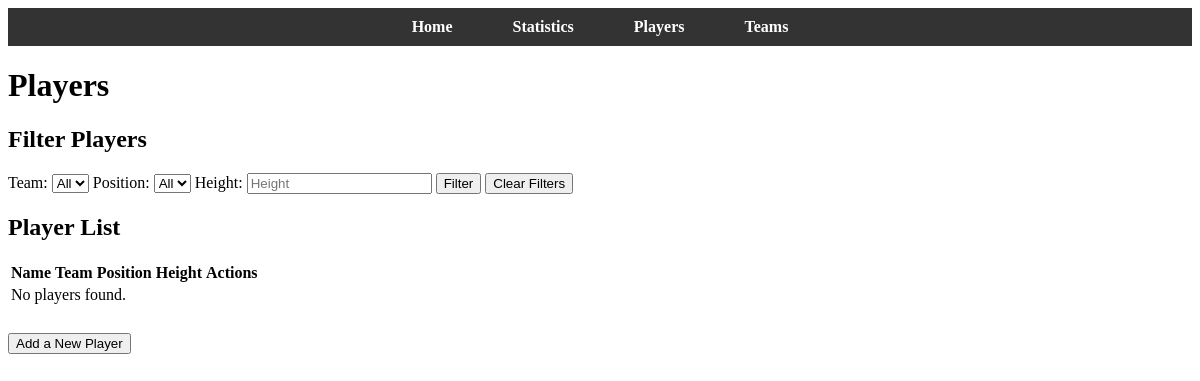
Before: /players with the older database file.
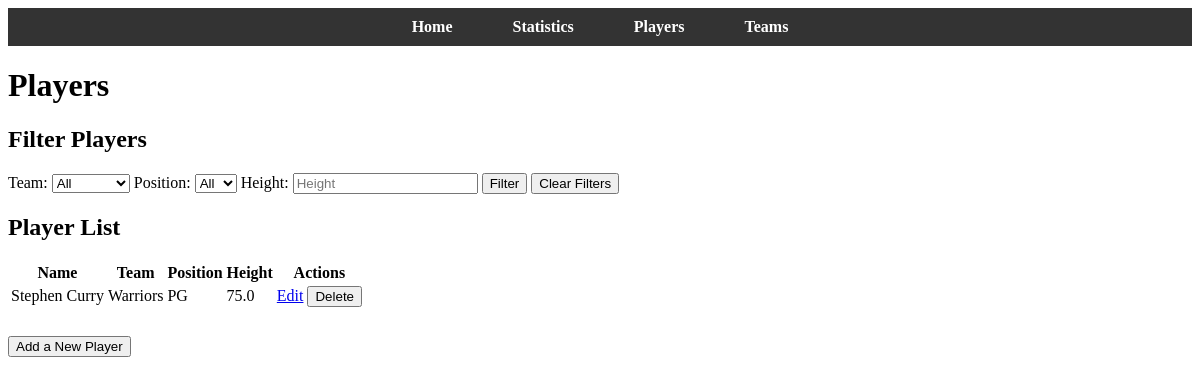
After: the same page with the newer database file.
### app.py (models this page shows)
class Player(db.Model):
    player_id = db.Column(db.Integer, primary_key=True)
    name = db.Column(db.String(100), nullable=False)
    team_name = db.Column(db.String, db.ForeignKey('team.team_name'), nullable=False)
    position = db.Column(db.String(50))
    height = db.Column(db.Float)  # Store height as float (in inches)

### app.py (the view)
@app.route('/players', methods=['GET', 'POST'])
def players():
    team_filter = request.args.get('team', '')
    position_filter = request.args.get('position', '')
    height_filter = request.args.get('height', '')
    players_query = Player.query
    if team_filter:
        players_query = players_query.filter(Player.team_name == team_filter)
    if position_filter:
        players_query = players_query.filter(Player.position == position_filter)
    if height_filter:
        players_query = players_query.filter(Player.height == float(height_filter))
    players = players_query.all()
    teams = db.session.query(Team.team_name).all()
    positions = db.session.query(Player.position).distinct().all()
    return render_template('players.html', players=players, teams=teams, positions=positions,
                           team_filter=team_filter, position_filter=position_filter, height_filter=height_filter)

### templates/players.html (shortened to what this page needs)
<!DOCTYPE html>
<html lang="en">
  <head>
    <link
      rel="stylesheet"
      href="{{ url_for('static', filename='css/styles.css') }}"
    />
  </head>
  <body>
    <header>
      <nav>
        <ul>
          <li><a href="/">Home</a></li>
          <li><a href="/statistics">Statistics</a></li>
          <li><a href="/players">Players</a></li>
          <li><a href="/teams">Teams</a></li>
        </ul>
      </nav>
    </header>
    <main>
      <h1>Players</h1>
      <section id="filter-players">
        <h2>Filter Players</h2>
        <form method="GET" action="{{ url_for('players') }}">
          <label for="team">Team:</label>
          <select name="team" id="team">
            <option value="">All</option>
          </select>
          <label for="position">Position:</label>
          <select name="position" id="position">
            <option value="">All</option>
          </select>
          <label for="height">Height:</label>
          <input type="text" id="height" name="height" value="{{ height_filter }}" placeholder="Height" />
          <button type="submit">Filter</button>
          <a href="{{ url_for('players') }}"><button type="button">Clear Filters</button></a>
        </form>
      </section>
      <section id="player-list">
        <h2>Player List</h2>
        <table>
          <thead>
            <tr>
              <th>Name</th>
              <th>Team</th>
              <th>Position</th>
              <th>Height</th>
              <th>Actions</th>
            </tr>
          </thead>
          <tbody>
            {% for player in players %}
            <tr>
              <td>{{ player.name }}</td>
              <td>{{ player.team_name }}</td>
              <td>{{ player.position }}</td>
              <td>{{ player.height }}</td>
              <td>
                <a href="{{ url_for('edit_player', player_id=player.player_id) }}">Edit</a>
                <form action="{{ url_for('delete_player', player_id=player.player_id) }}" method="POST" style="display: inline;">
                  <button type="submit" onclick="return confirm('Are you sure you want to delete this player?');">Delete</button>
                </form>
              </td>
            </tr>
            {% else %}
            <tr><td colspan="5">No players found.</td></tr>
            {% endfor %}
          </tbody>
        </table>
      </section>
      <section id="add-player">
        <h2><a href="{{ url_for('add_player') }}"><button type="button">Add a New Player</button></a></h2>
      </section>
    </main>
  </body>
</html>

Changed rows visible on the page:
added Player: name "Stephen Curry", team_name "Warriors", position "PG", height "75.0"
Other visible differences:
text no longer shown: "No players found."
